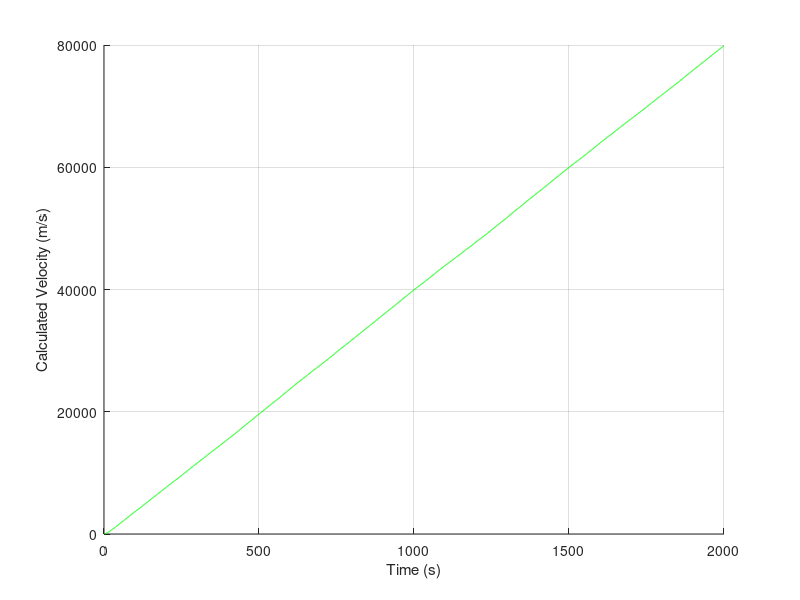
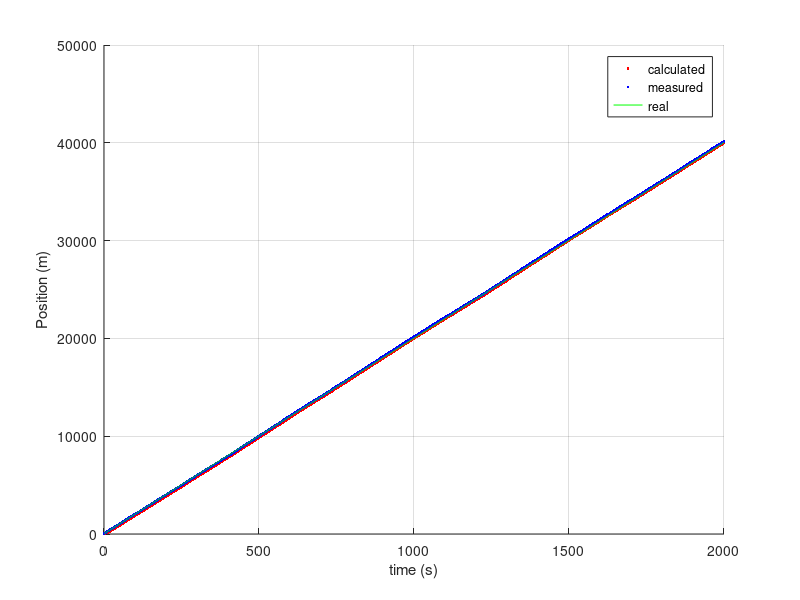
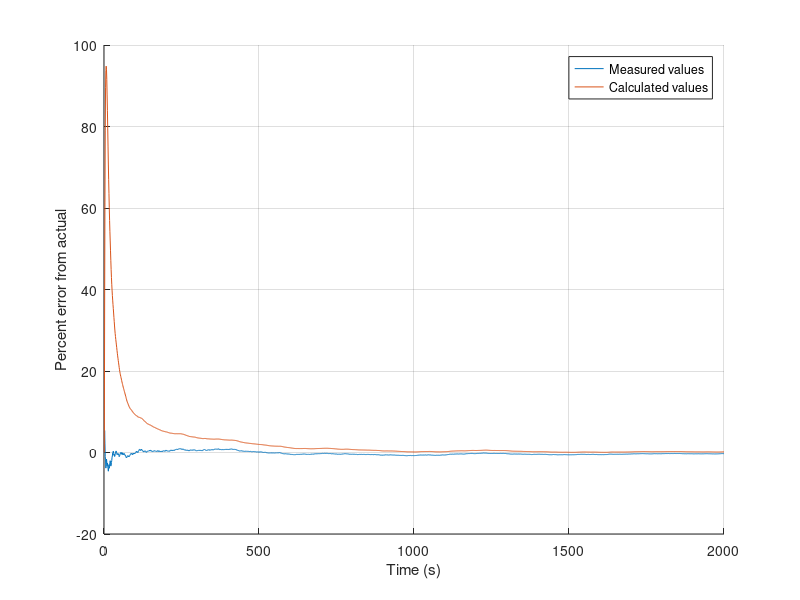

MATLAB code for these plots, in order:
% One Dimensional Update State Equation
% Alex Butler (@lxbtlr)

%Since there are quite a few new variables at play we're going
% to use the same data, but with different levels of confidence
% in the "radar" readings; specifically, Alpha & Beta

%Assumptions: 
% Readings every .5 s, Target is moving in one dimension,
% Target will start anywhere from 0m to 1000m away

starting_pos = (rand())*1000; %m
expected_velocity = 40; %m/s
alpha = .1;
beta = .1;

real_position = [starting_pos];
meas_position = [starting_pos];
calc_position = [starting_pos];
calc_velocity = [expected_velocity];

for i = 2:2000 
    real_position = [real_position real_position(end)+20];
    new_meas_position = (meas_position(end) + (rand()-0.5)*10+20);
    meas_position = [meas_position new_meas_position];
    
    new_calc_position = calc_position(end) + alpha*(new_meas_position - calc_position(end));
    new_calc_velocity = calc_velocity(end) + beta*((new_meas_position - calc_position(end))/0.5);
    
    calc_position = [calc_position new_calc_position];
    calc_velocity = [calc_velocity new_calc_velocity];
    
end
%%
% calculate percent errors
error_meas = (real_position - meas_position) ./ (meas_position) * 100;
error_calc = (real_position - calc_position) ./ (calc_position) * 100;


t = linspace(1,2000,2000);

figure(1);
hold on
grid on
plot(t, calc_velocity, 'g-');
ylabel('Calculated Velocity (m/s)')
xlabel('Time (s)')

figure(2);
hold on
grid on
plot(t, calc_position, 'r.', 'DisplayName', 'calculated');
plot(t, meas_position, 'b.', 'DisplayName', 'measured');
plot(t, real_position, 'g-', 'DisplayName', 'real');
ylabel('Position (m)')
legend();
xlabel('time (s)')

figure(3);
hold on
grid on
plot(t, error_meas, 'DisplayName', 'Measured values')
plot(t, error_calc, 'DisplayName', 'Calculated values')
ylabel('Percent error from actual');
xlabel('Time (s)');
legend();